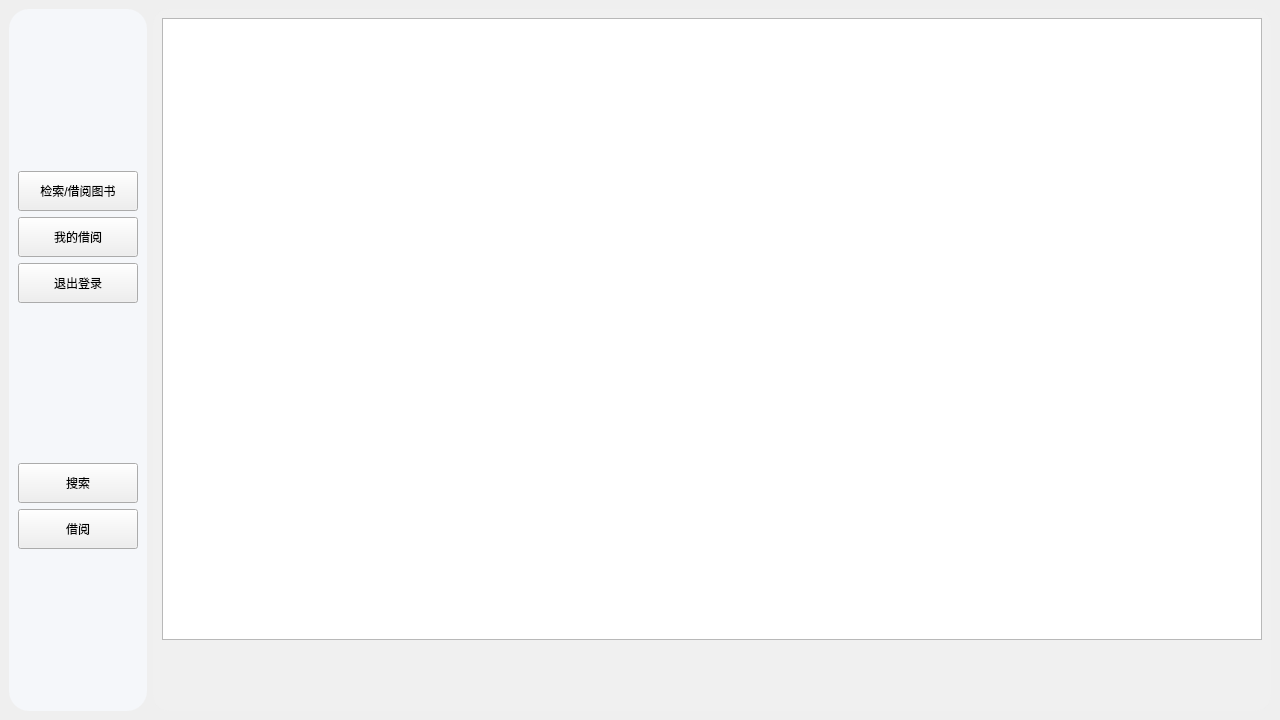
<?xml version="1.0" encoding="UTF-8"?>
<ui version="4.0">
 <class>ReaderUI</class>
 <widget class="QMainWindow" name="ReaderUI">
  <property name="geometry">
   <rect>
    <x>0</x>
    <y>0</y>
    <width>1280</width>
    <height>720</height>
   </rect>
  </property>
  <property name="minimumSize">
   <size>
    <width>1280</width>
    <height>720</height>
   </size>
  </property>
  <property name="windowTitle">
   <string>MainWindow</string>
  </property>
  <property name="styleSheet">
   <string notr="true">QMainWindow#ReaderUI{background-image: url(:/bg/p2);}

</string>
  </property>
  <widget class="QWidget" name="centralwidget">
   <property name="styleSheet">
    <string notr="true">font: 75 12pt &quot;微软雅黑&quot;;</string>
   </property>
   <layout class="QGridLayout" name="gridLayout">
    <property name="leftMargin">
     <number>0</number>
    </property>
    <property name="topMargin">
     <number>0</number>
    </property>
    <property name="rightMargin">
     <number>0</number>
    </property>
    <property name="bottomMargin">
     <number>0</number>
    </property>
    <property name="spacing">
     <number>0</number>
    </property>
    <item row="0" column="0">
     <widget class="QWidget" name="w" native="true">
      <layout class="QGridLayout" name="gridLayout_2">
       <item row="0" column="0">
        <layout class="QHBoxLayout" name="horizontalLayout" stretch="0,1160">
         <item>
          <widget class="QWidget" name="nav" native="true">
           <property name="styleSheet">
            <string notr="true">QWidget#nav{background-color: rgba(246,248,252,200);
border-radius: 20px;}</string>
           </property>
           <layout class="QVBoxLayout" name="verticalLayout" stretch="170,40,40,40,170,40,40,170">
            <item>
             <spacer name="verticalSpacer">
              <property name="orientation">
               <enum>Qt::Vertical</enum>
              </property>
              <property name="sizeHint" stdset="0">
               <size>
                <width>20</width>
                <height>40</height>
               </size>
              </property>
             </spacer>
            </item>
            <item>
             <widget class="InteractiveButtonBase" name="searchAndBorrow">
              <property name="sizePolicy">
               <sizepolicy hsizetype="Minimum" vsizetype="Minimum">
                <horstretch>0</horstretch>
                <verstretch>0</verstretch>
               </sizepolicy>
              </property>
              <property name="minimumSize">
               <size>
                <width>120</width>
                <height>40</height>
               </size>
              </property>
              <property name="text">
               <string>检索/借阅图书</string>
              </property>
             </widget>
            </item>
            <item>
             <widget class="InteractiveButtonBase" name="myBorrow">
              <property name="sizePolicy">
               <sizepolicy hsizetype="Minimum" vsizetype="Minimum">
                <horstretch>0</horstretch>
                <verstretch>0</verstretch>
               </sizepolicy>
              </property>
              <property name="minimumSize">
               <size>
                <width>120</width>
                <height>40</height>
               </size>
              </property>
              <property name="text">
               <string>我的借阅</string>
              </property>
             </widget>
            </item>
            <item>
             <widget class="InteractiveButtonBase" name="readerLogout">
              <property name="sizePolicy">
               <sizepolicy hsizetype="Minimum" vsizetype="Minimum">
                <horstretch>0</horstretch>
                <verstretch>0</verstretch>
               </sizepolicy>
              </property>
              <property name="minimumSize">
               <size>
                <width>120</width>
                <height>40</height>
               </size>
              </property>
              <property name="text">
               <string>退出登录</string>
              </property>
             </widget>
            </item>
            <item>
             <spacer name="verticalSpacer_3">
              <property name="orientation">
               <enum>Qt::Vertical</enum>
              </property>
              <property name="sizeHint" stdset="0">
               <size>
                <width>20</width>
                <height>40</height>
               </size>
              </property>
             </spacer>
            </item>
            <item>
             <widget class="InteractiveButtonBase" name="searchButton">
              <property name="sizePolicy">
               <sizepolicy hsizetype="Minimum" vsizetype="Minimum">
                <horstretch>0</horstretch>
                <verstretch>0</verstretch>
               </sizepolicy>
              </property>
              <property name="minimumSize">
               <size>
                <width>120</width>
                <height>40</height>
               </size>
              </property>
              <property name="text">
               <string>搜索</string>
              </property>
             </widget>
            </item>
            <item>
             <widget class="InteractiveButtonBase" name="borrowButton">
              <property name="sizePolicy">
               <sizepolicy hsizetype="Minimum" vsizetype="Minimum">
                <horstretch>0</horstretch>
                <verstretch>0</verstretch>
               </sizepolicy>
              </property>
              <property name="minimumSize">
               <size>
                <width>120</width>
                <height>40</height>
               </size>
              </property>
              <property name="text">
               <string>借阅</string>
              </property>
             </widget>
            </item>
            <item>
             <spacer name="verticalSpacer_2">
              <property name="orientation">
               <enum>Qt::Vertical</enum>
              </property>
              <property name="sizeHint" stdset="0">
               <size>
                <width>20</width>
                <height>40</height>
               </size>
              </property>
             </spacer>
            </item>
           </layout>
          </widget>
         </item>
         <item>
          <widget class="QStackedWidget" name="stackedWidget">
           <property name="minimumSize">
            <size>
             <width>0</width>
             <height>0</height>
            </size>
           </property>
           <property name="styleSheet">
            <string notr="true">QStackedWidget#stackedWidget{background-color: rgba(240,240,240,220);border-radius: 16px;}

</string>
           </property>
           <widget class="QWidget" name="searchpage">
            <layout class="QGridLayout" name="gridLayout_3">
             <item row="0" column="0">
              <layout class="QVBoxLayout" name="verticalLayout_2" stretch="660,60">
               <item>
                <widget class="QTableView" name="bookInfoTable"/>
               </item>
               <item>
                <layout class="QHBoxLayout" name="horizontalLayout_8">
                 <item>
                  <widget class="LabeledEdit" name="bookISBNInput" native="true">
                   <property name="sizePolicy">
                    <sizepolicy hsizetype="Preferred" vsizetype="Minimum">
                     <horstretch>0</horstretch>
                     <verstretch>0</verstretch>
                    </sizepolicy>
                   </property>
                  </widget>
                 </item>
                 <item>
                  <widget class="LabeledEdit" name="bookAuthorInput" native="true"/>
                 </item>
                 <item>
                  <widget class="LabeledEdit" name="bookKeywordInput" native="true"/>
                 </item>
                 <item>
                  <widget class="LabeledEdit" name="bookClassInput" native="true"/>
                 </item>
                 <item>
                  <widget class="LabeledEdit" name="bookNameInput" native="true"/>
                 </item>
                 <item>
                  <widget class="LabeledEdit" name="bookKindInput" native="true"/>
                 </item>
                 <item>
                  <widget class="LabeledEdit" name="bookPublishingInput" native="true"/>
                 </item>
                </layout>
               </item>
              </layout>
             </item>
            </layout>
           </widget>
           <widget class="QWidget" name="mbpage">
            <layout class="QGridLayout" name="gridLayout_4">
             <property name="leftMargin">
              <number>11</number>
             </property>
             <property name="topMargin">
              <number>11</number>
             </property>
             <property name="rightMargin">
              <number>11</number>
             </property>
             <property name="bottomMargin">
              <number>11</number>
             </property>
             <property name="spacing">
              <number>7</number>
             </property>
             <item row="0" column="0">
              <widget class="QTabWidget" name="tabWidget">
               <property name="styleSheet">
                <string notr="true">QTabBar::tab{width:160px;height::40px;}</string>
               </property>
               <property name="currentIndex">
                <number>0</number>
               </property>
               <widget class="QWidget" name="unreturn">
                <attribute name="title">
                 <string>未归还</string>
                </attribute>
                <layout class="QGridLayout" name="gridLayout_6">
                 <item row="0" column="0">
                  <layout class="QVBoxLayout" name="verticalLayout_4" stretch="680,40">
                   <item>
                    <widget class="QTableView" name="unreturnTableView"/>
                   </item>
                   <item>
                    <layout class="QHBoxLayout" name="horizontalLayout_4" stretch="300,120">
                     <item>
                      <widget class="LabeledEdit" name="isbnInput_renewBorrow" native="true">
                       <property name="sizePolicy">
                        <sizepolicy hsizetype="Preferred" vsizetype="Preferred">
                         <horstretch>0</horstretch>
                         <verstretch>0</verstretch>
                        </sizepolicy>
                       </property>
                      </widget>
                     </item>
                     <item>
                      <widget class="InteractiveButtonBase" name="renewBorrowButton">
                       <property name="sizePolicy">
                        <sizepolicy hsizetype="Minimum" vsizetype="Minimum">
                         <horstretch>0</horstretch>
                         <verstretch>0</verstretch>
                        </sizepolicy>
                       </property>
                       <property name="minimumSize">
                        <size>
                         <width>120</width>
                         <height>40</height>
                        </size>
                       </property>
                       <property name="text">
                        <string>续借</string>
                       </property>
                      </widget>
                     </item>
                    </layout>
                   </item>
                  </layout>
                 </item>
                </layout>
               </widget>
               <widget class="QWidget" name="returned">
                <attribute name="title">
                 <string>已归还</string>
                </attribute>
                <layout class="QGridLayout" name="gridLayout_5">
                 <item row="0" column="0">
                  <widget class="QTableView" name="returnedTableView"/>
                 </item>
                </layout>
               </widget>
              </widget>
             </item>
            </layout>
           </widget>
          </widget>
         </item>
        </layout>
       </item>
      </layout>
     </widget>
    </item>
   </layout>
  </widget>
 </widget>
 <customwidgets>
  <customwidget>
   <class>InteractiveButtonBase</class>
   <extends>QPushButton</extends>
   <header location="global">interactive_buttons/interactivebuttonbase.h</header>
  </customwidget>
  <customwidget>
   <class>LabeledEdit</class>
   <extends>QWidget</extends>
   <header location="global">labeled_edit/labelededit.h</header>
   <container>1</container>
  </customwidget>
 </customwidgets>
 <resources/>
 <connections/>
</ui>
